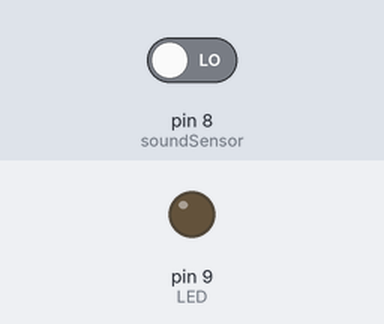
The sketch below on a simulated Arduino Uno, built with avr-gcc and run on an emulated ATmega328P. Shown: output pins drawn as LEDs (lit = HIGH). The test bench sets the inputs (shaded band); at power-on: pin 8 (soundSensor) LOW.

Above: at 1.2 s.
1.3 s: pin 8 (soundSensor) driven HIGH
At 2.5 s:
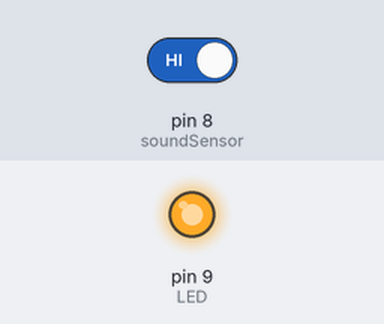
2.8 s: pin 8 (soundSensor) driven LOW
At 3.7 s:
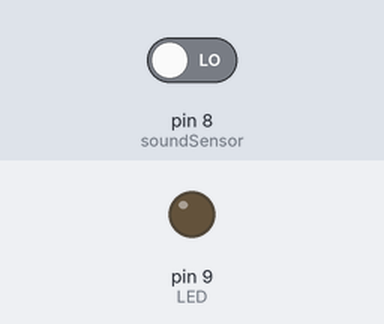
Timing chart, 0 to 5.8 s (numbered marks = the images above; inputs shaded):
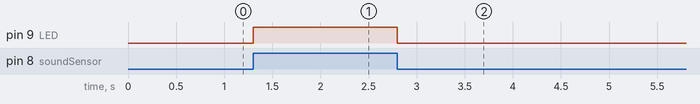

The sketch:

arduino-sensor-som-ritmo-musical.ino
```cpp
int soundSensor = 8;  //define Sound Sensor Pin
int LED = 9;          //define LED Strip Pin

void setup()
{
  pinMode (soundSensor, INPUT); //define Sound Sensor as input
  pinMode (LED, OUTPUT);        //define LED Strip as output
}

void loop()
{
  int statusSensor = digitalRead (soundSensor);   //define variable of the Sound Sensor status
                                                  //and read value of the Sensor's

  if (statusSensor == 1)        //When the Sensor detects a signal
  {
    digitalWrite(LED, HIGH);    //LED Strip will be active
  }

  else                          //If no signal is detected
  {
    digitalWrite(LED, LOW);     //The status of the LED strip is deactivated
  }

}
```

Measured:
- after the input at 1.3 s, pin 9 (LED): LOW → HIGH at once
- after the input at 2.8 s, pin 9 (LED): HIGH → LOW at once
